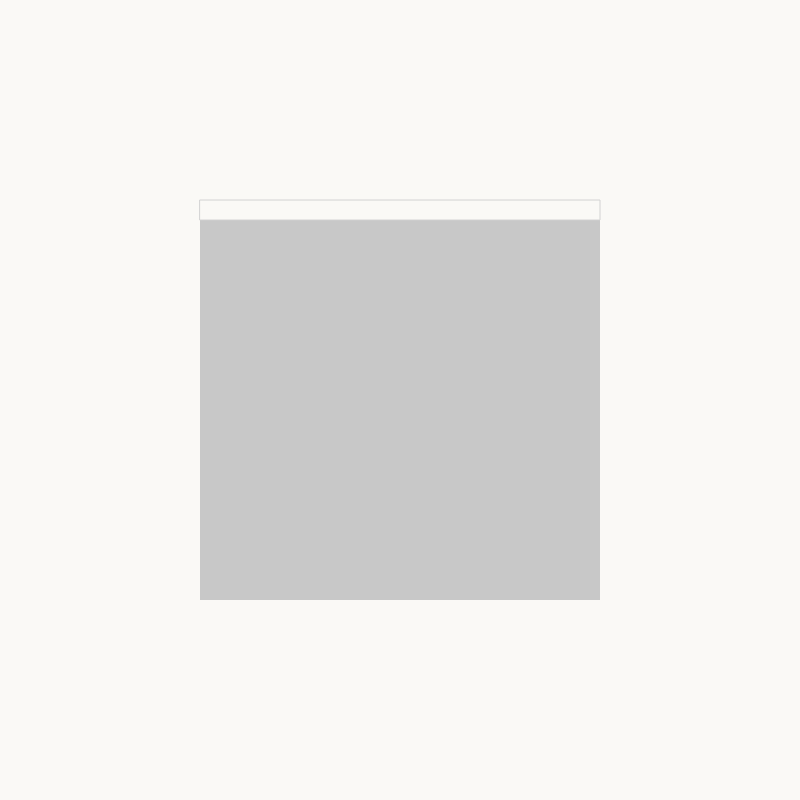
Frame 1 (no input)
Frame 60 (no input): identical to frame 1, image omitted
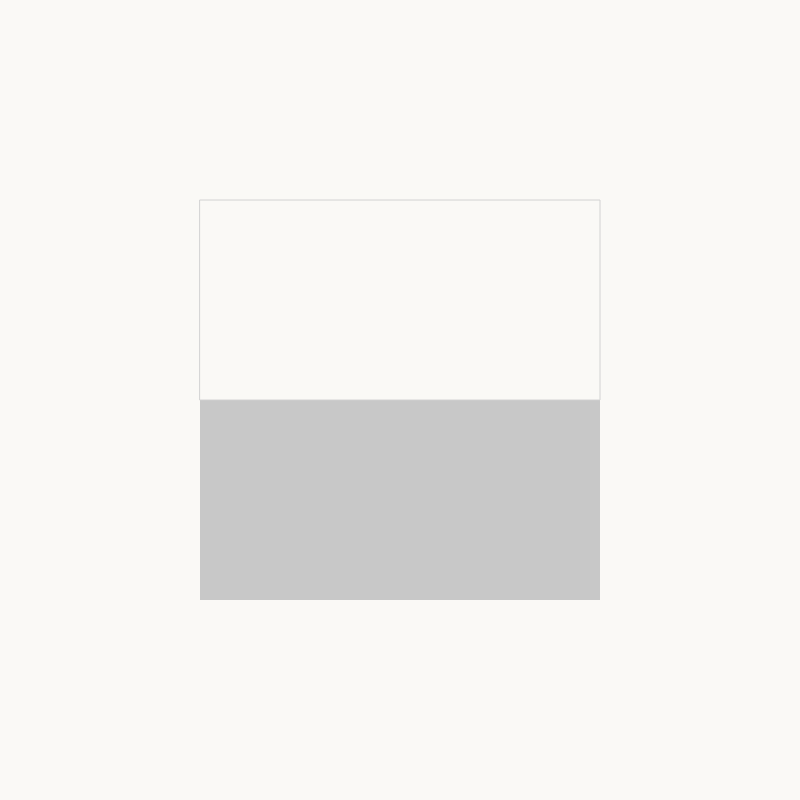
Frame 120 (the mouse pressed at the canvas centre since frame 60)

The p5.js sketch that drew these frames (run headless with seeded random() and noise() and a simulated clock; from frame 60 on, the mouse is pressed at the canvas centre):

// p5.js sketch
// ── sketch.js
let windowX;
let windowY;
let windowWidth;
let windowHeight;
let curtainHeight;
let mouseP;
let mouseR;
let lastCurtainHeight;

function setup() {
  createCanvas(800, 800);
  windowX = width / 4;
  windowY = width / 4;
  windowWidth = width / 2;
  windowHeight = height / 2;
  mouseP = false;
  mouseR = false;
  curtainHeight = 20; //initial value
}

function draw() {
  background(250, 249, 246);
  noStroke();
  fill(200);
  rect(windowX, windowY, windowWidth, windowHeight);
  stroke(210);
  fill(250, 249, 246);

  if (
    // if mousepressed within window, stretch curtain
    mouseX > windowX &&
    mouseX < windowX + windowWidth &&
    mouseY > windowY &&
    mouseY < windowY + windowHeight &&
    mouseP == true
  ) {
    curtainHeight = mouseY - windowY; // keeps drawing this if mousepress no longer true
    lastCurtainHeight = curtainHeight;
    console.log("Curtain is stretched");
  } else if (
    mouseX > windowX &&
    mouseX < windowX + windowWidth &&
    mouseY > windowY &&
    mouseY < windowY + windowHeight &&
    mouseP == false
  ) {
    console.log("Curtain released");
  } else {
    console.log("Curtain not active");
  }
  rect(windowX, windowX, windowWidth, curtainHeight); // draw curtain with some height
}

function mousePressed() {
  mouseP = true;
}

function mouseReleased() {
  mouseR = true;
  mouseP = false;
}

//make black and white
//chnge gray to picture that is certian size or behind this view
//make it to api
//make new image come when curtain is rolled down
//make touchscreen workß
//takw to three.js
